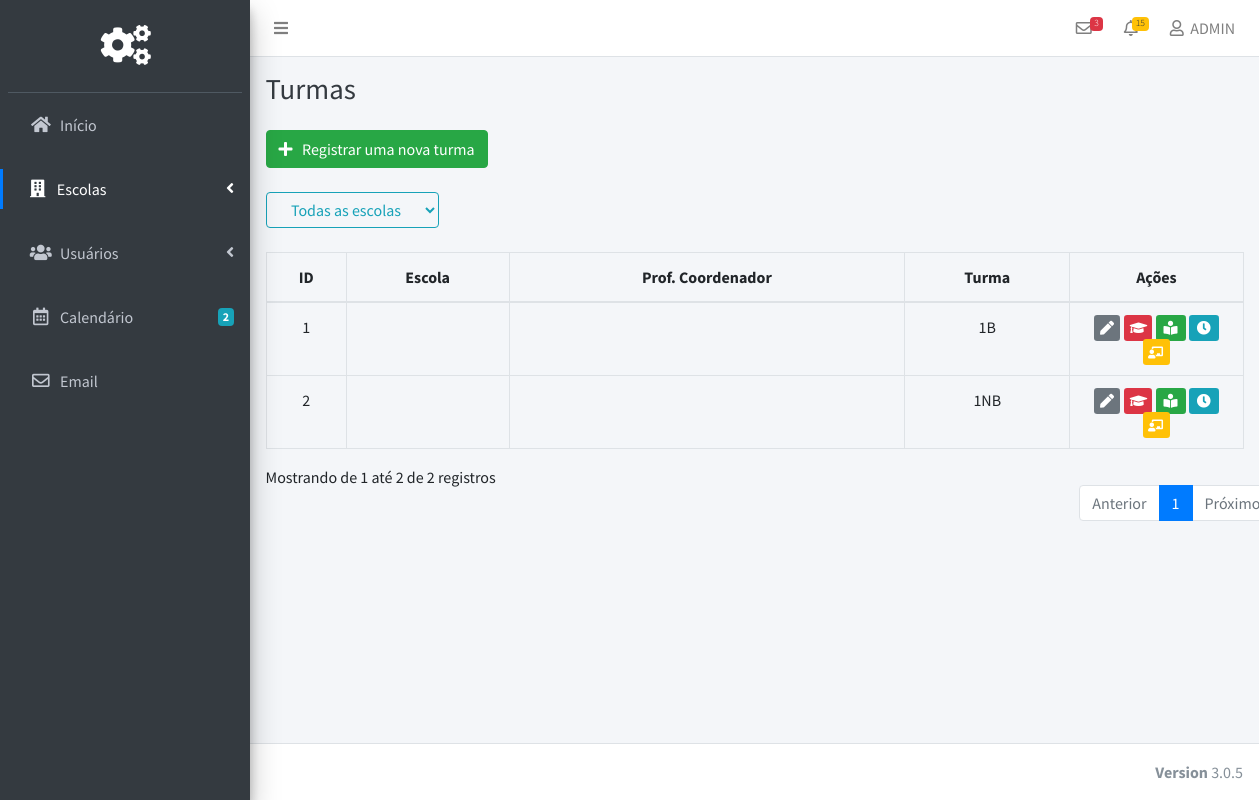
The page /Pages/Admin/turmas.php (signed in) on the database as committed earlier.
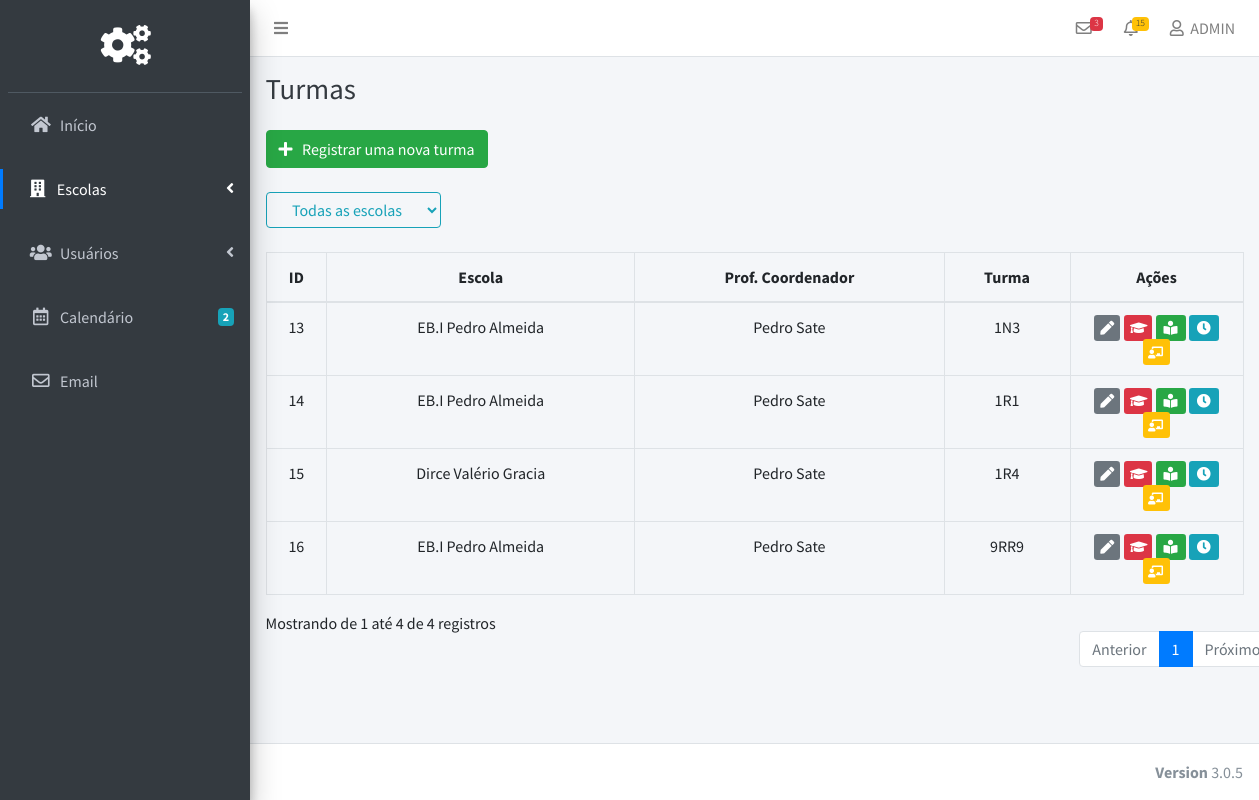
The same page on the database as committed later.
### tables this page shows
CREATE TABLE `Turmas` (
  `Escola` varchar(255) NOT NULL,
  `Prof_Coordenador` varchar(255) NOT NULL,
  `ID_Ano` bigint(20) NOT NULL,
  `Turma` varchar(255) NOT NULL
);

### src/Pages/Admin/turmas.php (the view, shortened to what this page needs)
<?php
include('../../Scripts/Database/Connection.php');
?>
<!DOCTYPE html>
<html>
<head>
  <link rel="stylesheet" href="../../plugins/fontawesome-free/css/all.min.css">
<link rel="stylesheet" href="../../assets/Admin/css/style.css">
  <link rel="stylesheet" href="https://code.ionicframework.com/ionicons/2.0.1/css/ionicons.min.css">
  <link rel="stylesheet" href="../../plugins/tempusdominus-bootstrap-4/css/tempusdominus-bootstrap-4.min.css">
  <link rel="stylesheet" href="../../plugins/icheck-bootstrap/icheck-bootstrap.min.css">
  <link rel="stylesheet" href="../../plugins/jqvmap/jqvmap.min.css">
  <link rel="stylesheet" href="../../plugins/toastr/toastr.min.css">
  <link rel="stylesheet" href="../../assets/Global/css/adminlte.min.css">
  <link rel="stylesheet" href="../../assets/Global/css/style.css">
  <link rel="stylesheet" href="../../plugins/overlayScrollbars/css/OverlayScrollbars.min.css">
  <link rel="stylesheet" href="../../plugins/daterangepicker/daterangepicker.css">
  <link rel="stylesheet" href="../../plugins/summernote/summernote-bs4.css">
</head>
<body class="hold-transition sidebar-mini layout-fixed">
<div class="wrapper">
  <nav class="main-header navbar navbar-expand navbar-white navbar-light">
    <ul class="navbar-nav">
      <li class="nav-item">
        <a class="nav-link" data-widget="pushmenu" href="#" role="button"><i class="fas fa-bars"></i></a>
      </li>
    </ul>
    <ul class="navbar-nav ml-auto">
      <li class="nav-item dropdown">
        <a class="nav-link" data-toggle="dropdown" href="#">
          <i class="far fa-envelope"></i>
          <span class="badge badge-danger navbar-badge">3</span>
        </a>
      </li>
      <li class="nav-item dropdown">
        <a class="nav-link" data-toggle="dropdown" href="#">
          <i class="far fa-bell"></i>
          <span class="badge badge-warning navbar-badge">15</span>
        </a>
      </li>
      <li class="nav-item dropdown">
        <a class="nav-link" data-toggle="dropdown" href="#">
          <i class="far fa-user"></i>&nbsp;
ADMIN        </a>
      </li>
    </ul>
  </nav>
  <aside class="main-sidebar sidebar-dark-primary elevation-4">
    <div class="sidebar">
      <div class="user-panel mt-3 pb-3 mb-3 d-flex">
        <div class="image">
        </div>
        <div class="pageLogo">
       <i class="fa fa-cogs"></i>
        </div>
      </div>
      <nav class="mt-2">
        <ul class="nav nav-pills nav-sidebar nav-legacy flex-column" data-widget="treeview" role="menu" data-accordion="false">
          <li class="nav-item ">
            <a href="home.php" class="nav-link">
              <i class="nav-icon fas fa-home"></i>
              <p>
                Início
              </p>
            </a>
          </li>
        <br>
          <li class="nav-item has-treeview">
            <a href="#" class="nav-link active">
              <i class="nav-icon fas fa-building"></i>
              <p>
                Escolas
                <i class="fas fa-angle-left right"></i>
              </p>
            </a>
          </li>
<br>
          <li class="nav-item has-treeview">
            <a href="#" class="nav-link">
              <i class="nav-icon fas fa-users"></i>
              <p>
                Usuários
                <i class="right fas fa-angle-left"></i>
              </p>
            </a>
          </li><br>
          <li class="nav-item">
            <a href="pages/calendar.html" class="nav-link">
              <i class="nav-icon far fa-calendar-alt"></i>
              <p>
                Calendário
                <span class="badge badge-info right">2</span>
              </p>
            </a>
          </li>
         <br>
          <li class="nav-item">
            <a href="#" class="nav-link">
              <i class="nav-icon far fa-envelope"></i>
              <p>
                Email
              </p>
            </a>
          </li>
        </ul>
      </nav>
    </div>
  </aside>
  <div class="content-wrapper">
    <div class="content-header">
      <div class="container-fluid">
        <div class="row mb-2">
          <div class="col-sm-6">
            <h1 class="m-0 text-dark">Turmas</h1>
          </div>
        </div>
      </div>
    </div>
    <section class="content">
      <div class="container-fluid">
        <button class="btn btn-success" type="button" name="button" data-toggle="modal" data-target="#RegistrarTurma"><i class="fa fa-plus"></i> &nbsp;  Registrar uma nova turma</button>
<br><br>
        <select
        data-column="2" class="btn btn-outline-info" name="filtroEscola" id="filtroEscola">
          <option selected value="">Todas as escolas</option>
</select>
<br><br>
     <table class="table table-bordered display text-center" id="tabelaTurmas" width="100%" cellspacing="0">
          <form action="" id="myform">
        <thead>
         <tr>
           <th>ID</th>
           <th>Escola</th>
           <th> Prof. Coordenador</th>
      <th>Turma</th>
               <th style="width:18%">Ações</th>
      </tr>
        </thead>
      <tbody>
<?php
$result =  mysqli_query($conn,"SELECT * FROM Turmas");
while($row = mysqli_fetch_array($result))
{
echo "<tr>";
echo "<td>" . $row['ID_Ano'] . "</td>";
echo "<td>" . $row['Escola'] . "</td>";
echo "<td>" . $row['Prof_Coordenador']. "</td>";
echo "<td>" . $row['Turma'] . "</td>";
echo '<td><a class="btn-sm  btn-secondary btnEditar" id="editar" href="#"> <i class="fa fa-pen"></i>   </a>
&nbsp;
  <a class="btn-sm btn-danger btnProfessores" name="professores" href="#"><i class="fa fa-graduation-cap"></i></a>
  <a class="btn-sm btn-success btnAlunos" name="alunos" href="#"><i class="fa fa-book-reader"></i></a>
  <a class="btn-sm btn-info  btnHorários" name="horarios" href="#"><i class="fa fa-clock"></i></a>
  <a class="btn-sm btn-warning text-white btnTurmas" name="turmas" href="#"><i class="fa fa-chalkboard-teacher"></i></a>
</td>';
echo "</tr>";
}
?>
      </tbody>
      </table>
      </div>
    </section>
  </div>
  <footer class="main-footer">
    <div class="float-right d-none d-sm-inline-block">
      <b>Version</b> 3.0.5
    </div>
  </footer>
</div>
</body>
</html>

### src/assets/Admin/css/style.css (style rules this page uses)
.btnEditar { margin-right: -2.5px; }
.fa-pen { font-size: 14px; margin-left: -2px; margin-right: -5px; }
.fa-graduation-cap { margin-left: -2px; margin-right: -3px; }
.fa-chalkboard-teacher { margin-left: -3px; margin-right: -1px; font-size: 12px; }

### src/assets/Global/css/style.css (style rules this page uses)
.pageLogo { color: #fff; font-size: 40px; margin-left: 80px; }

Rows that differ between the two databases and show on the page:
removed turmas: ID_Ano "1", Turma "1B"
removed turmas: ID_Ano "2", Turma "1NB"
added turmas: ID_Ano "13", Escola "EB.I Pedro Almeida", Prof_Coordenador "Pedro Sate", Turma "1N3"
added turmas: ID_Ano "14", Escola "EB.I Pedro Almeida", Prof_Coordenador "Pedro Sate", Turma "1R1"
added turmas: ID_Ano "15", Escola "Dirce Valério Gracia", Prof_Coordenador "Pedro Sate", Turma "1R4"
added turmas: ID_Ano "16", Escola "EB.I Pedro Almeida", Prof_Coordenador "Pedro Sate", Turma "9RR9"
Other text that changed with them:
text written by a page script: "Mostrando de 1 até 2 de 2 registros Anterior 1 Próximo" → "Mostrando de 1 até 4 de 4 registros Anterior 1 Próximo"
